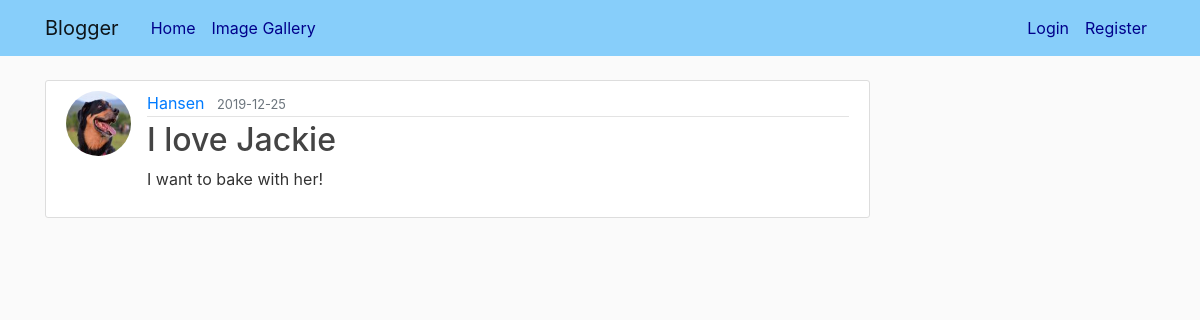
The page /post/2 on the database as committed earlier.
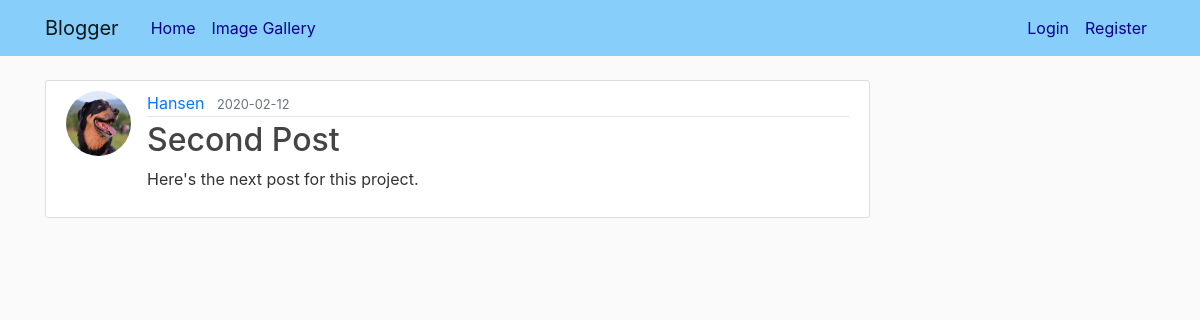
The same page on the database as committed later.
### flaskblog/models.py (models this page shows, shortened)
class User(db.Model, UserMixin):
    id = db.Column(db.Integer, primary_key=True)
    username = db.Column(db.String(20), unique=True, nullable=False)
    email = db.Column(db.String(120), unique=True, nullable=False)
    image_file = db.Column(db.String(20), nullable=False, default='default.jpg')
    password = db.Column(db.String(60), nullable=False)
    posts = db.relationship('Post', backref='author', lazy=True) #backref can be accessed from post
    images = db.relationship('Images', backref='author', lazy=True)

class Post(db.Model):
    id = db.Column(db.Integer, primary_key=True)
    title = db.Column(db.String(100), nullable=False)
    date_posted = db.Column(db.DateTime, nullable=False, default=datetime.utcnow)
    content = db.Column(db.Text, nullable=False)
    user_id = db.Column(db.Integer, db.ForeignKey('user.id'), nullable=False) #table name is automatically lower case model class name

### flaskblog/posts/routes.py (the view)
@posts.route("/post/<int:post_id>")
def post(post_id):
    post = Post.query.get_or_404(post_id)
    return render_template('post.html', title=post.title, post=post)

### flaskblog/templates/post.html (shortened to what this page needs)
{% extends "layout.html" %}
{% block content %}
    <article class="media content-section">
      <img class="rounded-circle article-img" src="{{ url_for('static', filename='profile_pics/' + post.author.image_file) }}">
      <div class="media-body">
        <div class="article-metadata">
          <a class="mr-2" href="{{ url_for('users.user_posts', username=post.author.username) }}">{{ post.author.username }}</a>
          <small class="text-muted">{{ post.date_posted.strftime('%Y-%m-%d') }}</small>
        </div>
        <h2 class="article-title">{{ post.title }}</h2>
        <p class="article-content">{{ post.content }}</p>
      </div>
    </article>
{% endblock content %}

Rows that differ between the two databases and show on the page:
changed Post: date_posted "2019-12-25" → "2020-02-12"; title "I love Jackie" → "Second Post"; content "I want to bake with her!" → "Here's the next post for this project."
